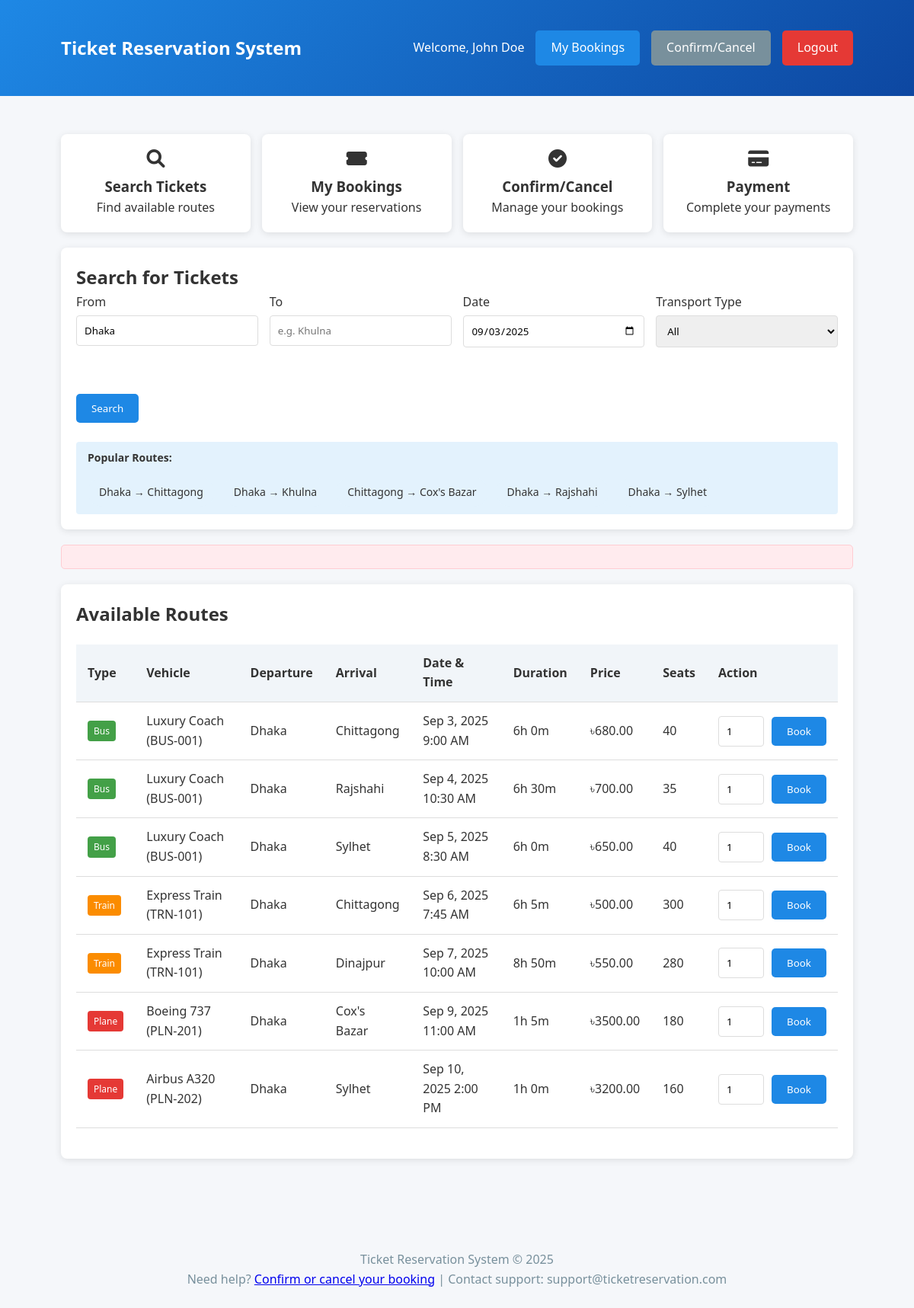
The page /index.php?departure=Dhaka (signed in) on the database its author committed.
### tables this page shows
CREATE TABLE routes (
    route_id INT AUTO_INCREMENT PRIMARY KEY,
    vehicle_id INT NOT NULL,
    departure_city VARCHAR(100) NOT NULL,
    arrival_city VARCHAR(100) NOT NULL,
    departure_datetime DATETIME NOT NULL,
    arrival_datetime DATETIME NOT NULL,
    price DECIMAL(10,2) NOT NULL,
    available_seats INT NOT NULL,
    FOREIGN KEY (vehicle_id) REFERENCES vehicles(vehicle_id)
);

CREATE TABLE transport_types (
    type_id INT AUTO_INCREMENT PRIMARY KEY,
    name VARCHAR(20) NOT NULL UNIQUE
);

CREATE TABLE vehicles (
    vehicle_id INT AUTO_INCREMENT PRIMARY KEY,
    type_id INT NOT NULL,
    number VARCHAR(50) NOT NULL,
    name VARCHAR(100) NOT NULL,
    capacity INT NOT NULL,
    facilities TEXT,
    FOREIGN KEY (type_id) REFERENCES transport_types(type_id)
);

### index.php (the view, shortened to what this page needs)
<?php
include 'db_connect.php';
$auth_error = '';
$results = [];
$error = '';
if (isset($_SESSION['user_id'])) {
    if (isset($_GET['departure']) || isset($_GET['arrival'])) {
        $departure = trim($_GET['departure'] ?? '');
        $arrival = trim($_GET['arrival'] ?? '');
        $sql = "SELECT r.*, v.name as vehicle_name, v.number as vehicle_number, t.name as transport_type
                FROM routes r
                JOIN vehicles v ON r.vehicle_id = v.vehicle_id
                JOIN transport_types t ON v.type_id = t.type_id
                WHERE (r.departure_city LIKE ? OR r.departure_city LIKE ?)
                AND (r.arrival_city LIKE ? OR r.arrival_city LIKE ?)";
        $sql .= " AND r.available_seats > 0 ORDER BY r.departure_datetime";
        $stmt = $conn->prepare($sql);
        $departure_pattern1 = "%$departure%";
        $departure_pattern2 = "%" . substr($departure, 0, 3) . "%";
        $arrival_pattern1 = "%$arrival%";
        $arrival_pattern2 = "%" . substr($arrival, 0, 3) . "%";
        $param_types = "ssss";
        $params = [$departure_pattern1, $departure_pattern2, $arrival_pattern1, $arrival_pattern2];
        $bind_params = array($param_types);
        foreach ($params as $key => $value) {
            $bind_params[] = &$params[$key];
        }
        call_user_func_array(array($stmt, 'bind_param'), $bind_params);
        $stmt->execute();
        $result = $stmt->get_result();
        $results = $result->fetch_all(MYSQLI_ASSOC);
    }
}
?>
<!DOCTYPE html>
<html lang="en">
<head>
    <link rel="stylesheet" href="https://cdnjs.cloudflare.com/ajax/libs/font-awesome/6.0.0/css/all.min.css">
</head>
<body>
    <header>
        <div class="container">
            <div class="logo">Ticket Reservation System</div>
            <?php if (isset($_SESSION['user_id'])): ?>
                <div class="user-info">
                    <span>Welcome, <?php echo $_SESSION['full_name']; ?></span>
                    <a href="bookings.php" class="btn">My Bookings</a>
                    <a href="confirm_cancel.php" class="btn btn-secondary">Confirm/Cancel</a>
                    <a href="logout.php" class="btn btn-danger">Logout</a>
                </div>
            <?php else: ?>
                <div class="user-info">
                    <a href="#login" class="btn">Login</a>
                </div>
            <?php endif; ?>
        </div>
    </header>
    <div class="container">
        <?php if (!isset($_SESSION['user_id'])): ?>
            <div class="auth-container">
                <div class="auth-forms">
                    <div class="auth-form" id="login-form">
                        <h2>Login to Your Account</h2>
                        <?php if ($auth_error): ?>
                            <div class="message error"><?php echo $auth_error; ?></div>
                        <?php endif; ?>
                        <form method="POST">
                            <input type="hidden" name="login" value="1">
                            <input type="email" name="email" placeholder="Email" required>
                            <input type="password" name="password" placeholder="Password" required>
                            <button type="submit" class="btn" style="width: 100%;">Login</button>
                        </form>
                    </div>
                    <div class="auth-form" id="register-form">
                        <h2>Create New Account</h2>
                        <?php if ($auth_error): ?>
                            <div class="message error"><?php echo $auth_error; ?></div>
                        <?php endif; ?>
                        <form method="POST">
                            <input type="hidden" name="register" value="1">
                            <input type="text" name="full_name" placeholder="Full Name" required>
                            <input type="text" name="username" placeholder="Username" required>
                            <input type="email" name="email" placeholder="Email" required>
                            <input type="password" name="password" placeholder="Password" required>
                            <button type="submit" class="btn" style="width: 100%;">Register</button>
                        </form>
                    </div>
                </div>
            </div>
        <?php else: ?>
            <div class="quick-actions">
                <div class="quick-action" onclick="location.href='index.php'">
                    <i class="fas fa-search"></i>
                    <h3>Search Tickets</h3>
                    <p>Find available routes</p>
                </div>
                <div class="quick-action" onclick="location.href='bookings.php'">
                    <i class="fas fa-ticket-alt"></i>
                    <h3>My Bookings</h3>
                    <p>View your reservations</p>
                </div>
                <div class="quick-action" onclick="location.href='confirm_cancel.php'">
                    <i class="fas fa-check-circle"></i>
                    <h3>Confirm/Cancel</h3>
                    <p>Manage your bookings</p>
                </div>
                <div class="quick-action" onclick="location.href='payment.php'">
                    <i class="fas fa-credit-card"></i>
                    <h3>Payment</h3>
                    <p>Complete your payments</p>
                </div>
            </div>
            <div class="card">
                <h2>Search for Tickets</h2>
                <form method="get" action="" class="search-form">
                    <div class="form-group">
                        <label for="departure">From</label>
                        <input type="text" id="departure" name="departure" required value="<?php echo $_GET['departure'] ?? ''; ?>" placeholder="e.g. Dhaka">
                    </div>
                    <div class="form-group">
                        <label for="arrival">To</label>
                        <input type="text" id="arrival" name="arrival" required value="<?php echo $_GET['arrival'] ?? ''; ?>" placeholder="e.g. Khulna">
                    </div>
                    <div class="form-group">
                        <label for="date">Date</label>
                        <input type="date" id="date" name="date" value="<?php echo $_GET['date'] ?? date('Y-m-d'); ?>" min="<?php echo date('Y-m-d'); ?>">
                    </div>
                    <div class="form-group">
                        <label for="type">Transport Type</label>
                        <select id="type" name="type">
                            <option value="all">All</option>
                        </select>
                    </div>
                    <div class="form-group">
                        <label>&nbsp;</label>
                        <button type="submit" class="btn">Search</button>
                    </div>
                </form>
                <div class="search-tips">
                    <strong>Popular Routes:</strong>
                    <div class="popular-routes">
                        <div class="popular-route" onclick="setRoute('Dhaka', 'Chittagong')">Dhaka → Chittagong</div>
                        <div class="popular-route" onclick="setRoute('Dhaka', 'Khulna')">Dhaka → Khulna</div>
                        <div class="popular-route" onclick="setRoute('Chittagong', 'Cox\'s Bazar')">Chittagong → Cox's Bazar</div>
                        <div class="popular-route" onclick="setRoute('Dhaka', 'Rajshahi')">Dhaka → Rajshahi</div>
                        <div class="popular-route" onclick="setRoute('Dhaka', 'Sylhet')">Dhaka → Sylhet</div>
                    </div>
                </div>
            </div>
            <?php if (isset($error)): ?>
                <div class="message error"><?php echo $error; ?></div>
            <?php endif; ?>
            <?php if (isset($_GET['departure']) || isset($_GET['arrival'])): ?>
                <div class="card">
                    <h2>Available Routes</h2>
                    <?php if (count($results) > 0): ?>
                        <table>
                            <thead>
                                <tr>
                                    <th>Type</th>
                                    <th>Vehicle</th>
                                    <th>Departure</th>
                                    <th>Arrival</th>
                                    <th>Date & Time</th>
                                    <th>Duration</th>
                                    <th>Price</th>
                                    <th>Seats</th>
                                    <th>Action</th>
                                </tr>
                            </thead>
                            <tbody>
                                <?php foreach ($results as $route): ?>
                                    <tr>
                                        <td><span class="transport-badge <?php echo strtolower($route['transport_type']); ?>"><?php echo $route['transport_type']; ?></span></td>
                                        <td><?php echo $route['vehicle_name'] . ' (' . $route['vehicle_number'] . ')'; ?></td>
                                        <td><?php echo $route['departure_city']; ?></td>
                                        <td><?php echo $route['arrival_city']; ?></td>
                                        <td><?php echo date('M j, Y g:i A', strtotime($route['departure_datetime'])); ?></td>
                                        <?php
                                        $departure = new DateTime($route['departure_datetime']);
                                        $arrival = new DateTime($route['arrival_datetime']);
                                        $interval = $departure->diff($arrival);
                                        $duration = $interval->format('%hh %im');
                                        ?>
                                        <td><?php echo $duration; ?></td>
                                        <td>৳<?php echo $route['price']; ?></td>
                                        <td><?php echo $route['available_seats']; ?></td>
                                        <td>
                                            <form method="POST" class="booking-form">
                                                <input type="number" name="passengers" min="1" max="<?php echo $route['available_seats']; ?>" value="1" style="width: 60px;">
                                                <button type="submit" name="book" class="btn">Book</button>
                                            </form>
                                        </td>
                                    </tr>
                                <?php endforeach; ?>
                            </tbody>
                        </table>
                    <?php endif; ?>
                </div>
            <?php endif; ?>
        <?php endif; ?>
    </div>
    <footer>
        <div class="container">
            <p>Ticket Reservation System &copy; <?php echo date('Y'); ?></p>
            <p>Need help? <a href="confirm_cancel.php">Confirm or cancel your booking</a> | Contact support: support@ticketreservation.com</p>
        </div>
    </footer>
</body>
</html>

### index.php (style rules this page uses)
* { box-sizing: border-box; margin: 0; padding: 0; font-family: 'Segoe UI', Tahoma, Geneva, Verdana, sans-serif; }
body { background-color: #f5f7fa; color: #333; line-height: 1.6; }
.container { width: 90%; max-width: 1200px; margin: 0 auto; padding: 20px; }
header { background: linear-gradient(135deg, #1e88e5, #0d47a1); color: white; padding: 20px 0; margin-bottom: 30px; }
header .container { display: flex; justify-content: space-between; align-items: center; }
.logo { font-size: 24px; font-weight: bold; }
.user-info { display: flex; align-items: center; gap: 15px; }
.btn { display: inline-block; padding: 10px 20px; background: #1e88e5; color: white; text-decoration: none; border-radius: 5px; border: none; cursor: pointer; }
.btn-secondary { background: #78909c; }
.btn-danger { background: #e53935; }
.card { background: white; border-radius: 8px; box-shadow: 0 2px 10px rgba(0,0,0,0.1); padding: 20px; margin-bottom: 20px; }
.search-form { display: grid; grid-template-columns: repeat(auto-fit, minmax(200px, 1fr)); gap: 15px; }
.form-group { margin-bottom: 15px; }
label { display: block; margin-bottom: 5px; font-weight: 500; }
input, select { width: 100%; padding: 10px; border: 1px solid #ddd; border-radius: 4px; }
table { width: 100%; border-collapse: collapse; margin: 20px 0; }
th, td { padding: 12px 15px; text-align: left; border-bottom: 1px solid #ddd; }
th { background-color: #f1f5f9; font-weight: 600; }
.message { padding: 15px; margin: 20px 0; border-radius: 5px; }
.error { background: #ffebee; color: #c62828; border: 1px solid #ffcdd2; }
.booking-form { display: flex; gap: 10px; align-items: center; }
.transport-badge { display: inline-block; padding: 4px 8px; border-radius: 4px; color: white; font-size: 12px; }
.bus { background: #43a047; }
.train { background: #fb8c00; }
.plane { background: #e53935; }
footer { text-align: center; margin-top: 40px; padding: 20px; color: #78909c; }
.search-tips { background: #e3f2fd; padding: 10px 15px; border-radius: 4px; margin-top: 10px; font-size: 14px; }
.popular-routes { display: flex; flex-wrap: wrap; gap: 10px; margin-top: 15px; }
.popular-route { background: #e3f2fd; padding: 8px 15px; border-radius: 20px; cursor: pointer; font-size: 14px; }
.quick-actions { display: flex; gap: 15px; margin-bottom: 20px; }
.quick-action { flex: 1; background: white; padding: 20px; border-radius: 8px; box-shadow: 0 2px 10px rgba(0,0,0,0.1); text-align: center; cursor: pointer; transition: transform 0.2s; }
.quick-action i { font-size: 24px; margin-bottom: 10px; display: block; }

### rows shown on the page
routes: transport_types.name "Bus", vehicle.name "Luxury Coach", vehicle.number "BUS-001", departure_city "Dhaka", arrival_city "Chittagong", departure_datetime "Sep 3, 2025 9:00 AM", duration "6h 0m", price "680.00", available_seats "40"
routes: transport_types.name "Bus", vehicle.name "Luxury Coach", vehicle.number "BUS-001", departure_city "Dhaka", arrival_city "Rajshahi", departure_datetime "Sep 4, 2025 10:30 AM", duration "6h 30m", price "700.00", available_seats "35"
routes: transport_types.name "Bus", vehicle.name "Luxury Coach", vehicle.number "BUS-001", departure_city "Dhaka", arrival_city "Sylhet", departure_datetime "Sep 5, 2025 8:30 AM", duration "6h 0m", price "650.00", available_seats "40"
routes: transport_types.name "Train", vehicle.name "Express Train", vehicle.number "TRN-101", departure_city "Dhaka", arrival_city "Chittagong", departure_datetime "Sep 6, 2025 7:45 AM", duration "6h 5m", price "500.00", available_seats "300"
routes: transport_types.name "Train", vehicle.name "Express Train", vehicle.number "TRN-101", departure_city "Dhaka", arrival_city "Dinajpur", departure_datetime "Sep 7, 2025 10:00 AM", duration "8h 50m", price "550.00", available_seats "280"
routes: transport_types.name "Plane", vehicle.name "Boeing 737", vehicle.number "PLN-201", departure_city "Dhaka", arrival_city "Cox's Bazar", departure_datetime "Sep 9, 2025 11:00 AM", duration "1h 5m", price "3500.00", available_seats "180"
routes: transport_types.name "Plane", vehicle.name "Airbus A320", vehicle.number "PLN-202", departure_city "Dhaka", arrival_city "Sylhet", departure_datetime "Sep 10, 2025 2:00 PM", duration "1h 0m", price "3200.00", available_seats "160"

### other values the page prints
$_SESSION['full_name'] "John Doe"
